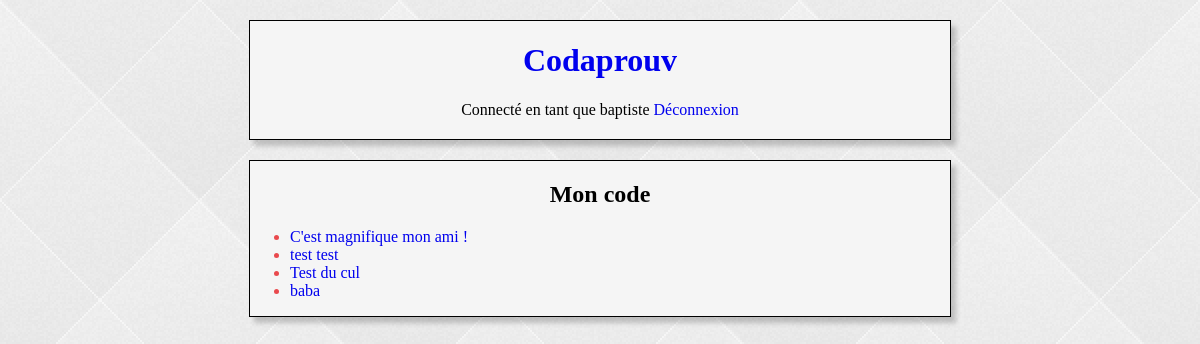
The page /moncode/ (signed in) on the database as committed earlier.
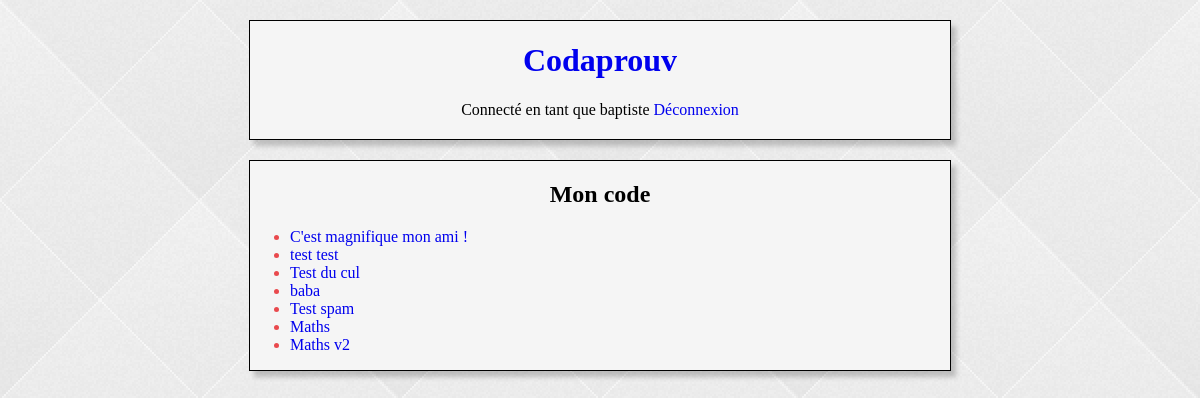
The same page on the database as committed later.
### codaprouv/models.py (models this page shows)
class Codillon (models.Model):
    createur = models.ForeignKey(User, on_delete=models.CASCADE)
    donnees = models.CharField(max_length=500)
    date_publi = models.DateField()
    nom = models.CharField(max_length=30)

### codaprouv/views.py (the view)
# urls.py: url(r'^moncode/$', views.moncode, name='moncode'),
def moncode(request):
    codillons = Codillon.objects.filter(createur_id=request.user.id)
    return render(request, 'moncode.html', {'codillons':codillons})

### templates/moncode.html (shortened to what this page needs)
{% include "debut.html" %}
{% include "header.html" %}
<div id="bod">
  <h2>Mon code</h2>
  {% if codillons %}
  <ul>
    {% for codillon in codillons %}
    <li><a href="codillon/{{ codillon.id }}/">{{ codillon.nom }}</a></li>
    {% endfor %}
  </ul>
  {% else %}
  <i>Vous n'avez pas de codillons...</i>
  {% endif %}
</div>
{% include "fin.html" %}

Rows that differ between the two databases and show on the page:
added Codillon: nom "Test spam"
added Codillon: nom "Maths"
added Codillon: nom "Maths v2"
